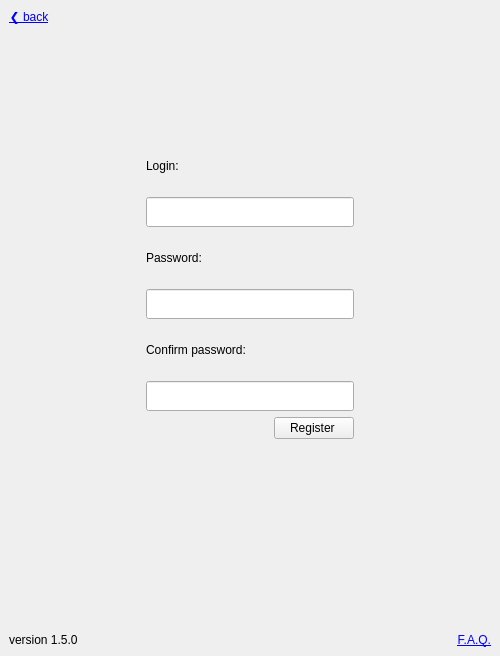
<?xml version="1.0" encoding="UTF-8"?>
<ui version="4.0">
 <class>RegisterWindow</class>
 <widget class="QMainWindow" name="RegisterWindow">
  <property name="geometry">
   <rect>
    <x>0</x>
    <y>0</y>
    <width>500</width>
    <height>656</height>
   </rect>
  </property>
  <property name="sizePolicy">
   <sizepolicy hsizetype="Preferred" vsizetype="Minimum">
    <horstretch>0</horstretch>
    <verstretch>0</verstretch>
   </sizepolicy>
  </property>
  <property name="minimumSize">
   <size>
    <width>350</width>
    <height>550</height>
   </size>
  </property>
  <property name="windowTitle">
   <string>NAZVA</string>
  </property>
  <property name="windowIcon">
   <iconset>
    <normaloff>../../../../Photos/Pictures/Icons/Lumicons ico pack/System/Device Keyboard.ico</normaloff>../../../../Photos/Pictures/Icons/Lumicons ico pack/System/Device Keyboard.ico</iconset>
  </property>
  <widget class="QWidget" name="centralwidget">
   <layout class="QVBoxLayout" name="verticalLayout_2">
    <item alignment="Qt::AlignLeft">
     <widget class="QPushButton" name="btn_back">
      <property name="styleSheet">
       <string notr="true">color: blue;
outline: none;
border: 0;
background: transparent;
text-decoration: underline;</string>
      </property>
      <property name="text">
       <string>❮ back</string>
      </property>
     </widget>
    </item>
    <item>
     <spacer name="verSpacer_1">
      <property name="orientation">
       <enum>Qt::Vertical</enum>
      </property>
      <property name="sizeType">
       <enum>QSizePolicy::Maximum</enum>
      </property>
      <property name="sizeHint" stdset="0">
       <size>
        <width>20</width>
        <height>50</height>
       </size>
      </property>
     </spacer>
    </item>
    <item>
     <widget class="QLabel" name="text_error">
      <property name="sizePolicy">
       <sizepolicy hsizetype="Preferred" vsizetype="Maximum">
        <horstretch>0</horstretch>
        <verstretch>0</verstretch>
       </sizepolicy>
      </property>
      <property name="minimumSize">
       <size>
        <width>0</width>
        <height>50</height>
       </size>
      </property>
      <property name="text">
       <string/>
      </property>
      <property name="alignment">
       <set>Qt::AlignCenter</set>
      </property>
     </widget>
    </item>
    <item>
     <spacer name="verSpacer_2">
      <property name="orientation">
       <enum>Qt::Vertical</enum>
      </property>
      <property name="sizeType">
       <enum>QSizePolicy::Maximum</enum>
      </property>
      <property name="sizeHint" stdset="0">
       <size>
        <width>20</width>
        <height>5</height>
       </size>
      </property>
     </spacer>
    </item>
    <item>
     <layout class="QGridLayout" name="gridLayout">
      <item row="3" column="1">
       <widget class="QLineEdit" name="line_password">
        <property name="sizePolicy">
         <sizepolicy hsizetype="Maximum" vsizetype="Minimum">
          <horstretch>0</horstretch>
          <verstretch>0</verstretch>
         </sizepolicy>
        </property>
        <property name="minimumSize">
         <size>
          <width>0</width>
          <height>30</height>
         </size>
        </property>
        <property name="maximumSize">
         <size>
          <width>300</width>
          <height>16777215</height>
         </size>
        </property>
       </widget>
      </item>
      <item row="5" column="1">
       <widget class="QLineEdit" name="line_repassword">
        <property name="sizePolicy">
         <sizepolicy hsizetype="Maximum" vsizetype="Minimum">
          <horstretch>0</horstretch>
          <verstretch>0</verstretch>
         </sizepolicy>
        </property>
        <property name="minimumSize">
         <size>
          <width>0</width>
          <height>30</height>
         </size>
        </property>
        <property name="maximumSize">
         <size>
          <width>300</width>
          <height>16777215</height>
         </size>
        </property>
       </widget>
      </item>
      <item row="0" column="1">
       <widget class="QLabel" name="text_login">
        <property name="sizePolicy">
         <sizepolicy hsizetype="Preferred" vsizetype="Minimum">
          <horstretch>0</horstretch>
          <verstretch>0</verstretch>
         </sizepolicy>
        </property>
        <property name="minimumSize">
         <size>
          <width>0</width>
          <height>50</height>
         </size>
        </property>
        <property name="styleSheet">
         <string notr="true">font: 14pt &quot;Nirmala UI Semilight&quot;;</string>
        </property>
        <property name="text">
         <string>Login: </string>
        </property>
       </widget>
      </item>
      <item row="7" column="1">
       <layout class="QHBoxLayout" name="horizontalLayout_2">
        <item>
         <spacer name="horizontalSpacer">
          <property name="orientation">
           <enum>Qt::Horizontal</enum>
          </property>
          <property name="sizeType">
           <enum>QSizePolicy::Maximum</enum>
          </property>
          <property name="sizeHint" stdset="0">
           <size>
            <width>140</width>
            <height>20</height>
           </size>
          </property>
         </spacer>
        </item>
        <item>
         <widget class="QPushButton" name="btn_register">
          <property name="text">
           <string>Register </string>
          </property>
         </widget>
        </item>
       </layout>
      </item>
      <item row="2" column="1">
       <widget class="QLabel" name="text_password">
        <property name="sizePolicy">
         <sizepolicy hsizetype="Preferred" vsizetype="Minimum">
          <horstretch>0</horstretch>
          <verstretch>0</verstretch>
         </sizepolicy>
        </property>
        <property name="minimumSize">
         <size>
          <width>0</width>
          <height>50</height>
         </size>
        </property>
        <property name="styleSheet">
         <string notr="true">font: 14pt &quot;Nirmala UI Semilight&quot;;</string>
        </property>
        <property name="text">
         <string>Password:</string>
        </property>
       </widget>
      </item>
      <item row="1" column="2">
       <spacer name="horSpacer_2">
        <property name="orientation">
         <enum>Qt::Horizontal</enum>
        </property>
        <property name="sizeType">
         <enum>QSizePolicy::Maximum</enum>
        </property>
        <property name="sizeHint" stdset="0">
         <size>
          <width>150</width>
          <height>20</height>
         </size>
        </property>
       </spacer>
      </item>
      <item row="0" column="0">
       <spacer name="horSpacer_1">
        <property name="orientation">
         <enum>Qt::Horizontal</enum>
        </property>
        <property name="sizeType">
         <enum>QSizePolicy::Maximum</enum>
        </property>
        <property name="sizeHint" stdset="0">
         <size>
          <width>150</width>
          <height>20</height>
         </size>
        </property>
       </spacer>
      </item>
      <item row="1" column="1">
       <widget class="QLineEdit" name="line_login">
        <property name="sizePolicy">
         <sizepolicy hsizetype="Minimum" vsizetype="Minimum">
          <horstretch>0</horstretch>
          <verstretch>0</verstretch>
         </sizepolicy>
        </property>
        <property name="minimumSize">
         <size>
          <width>0</width>
          <height>30</height>
         </size>
        </property>
        <property name="maximumSize">
         <size>
          <width>300</width>
          <height>16777215</height>
         </size>
        </property>
       </widget>
      </item>
      <item row="4" column="1">
       <widget class="QLabel" name="text_repassword">
        <property name="sizePolicy">
         <sizepolicy hsizetype="Preferred" vsizetype="Minimum">
          <horstretch>0</horstretch>
          <verstretch>0</verstretch>
         </sizepolicy>
        </property>
        <property name="minimumSize">
         <size>
          <width>0</width>
          <height>50</height>
         </size>
        </property>
        <property name="styleSheet">
         <string notr="true">font: 14pt &quot;Nirmala UI Semilight&quot;;</string>
        </property>
        <property name="text">
         <string>Confirm password:</string>
        </property>
       </widget>
      </item>
     </layout>
    </item>
    <item>
     <spacer name="verSpacer_3">
      <property name="orientation">
       <enum>Qt::Vertical</enum>
      </property>
      <property name="sizeHint" stdset="0">
       <size>
        <width>20</width>
        <height>40</height>
       </size>
      </property>
     </spacer>
    </item>
    <item>
     <layout class="QHBoxLayout" name="horizontalLayout">
      <item>
       <widget class="QLabel" name="text_version">
        <property name="text">
         <string>version 1.5.0</string>
        </property>
       </widget>
      </item>
      <item>
       <widget class="QLabel" name="text_FAQ">
        <property name="text">
         <string>&lt;html&gt;&lt;head/&gt;&lt;body&gt;&lt;p&gt;&lt;a href=&quot;http://www.qtcentre.org&quot;&gt;&lt;span style=&quot; text-decoration: underline; color:#0000ff;&quot;&gt;F.A.Q.&lt;/span&gt;&lt;/a&gt;&lt;/p&gt;&lt;/body&gt;&lt;/html&gt;</string>
        </property>
        <property name="alignment">
         <set>Qt::AlignRight|Qt::AlignTrailing|Qt::AlignVCenter</set>
        </property>
        <property name="openExternalLinks">
         <bool>true</bool>
        </property>
       </widget>
      </item>
     </layout>
    </item>
   </layout>
  </widget>
 </widget>
 <resources/>
 <connections>
  <connection>
   <sender>btn_back</sender>
   <signal>clicked()</signal>
   <receiver>text_error</receiver>
   <slot>clear()</slot>
   <hints>
    <hint type="sourcelabel">
     <x>31</x>
     <y>43</y>
    </hint>
    <hint type="destinationlabel">
     <x>249</x>
     <y>140</y>
    </hint>
   </hints>
  </connection>
 </connections>
</ui>
